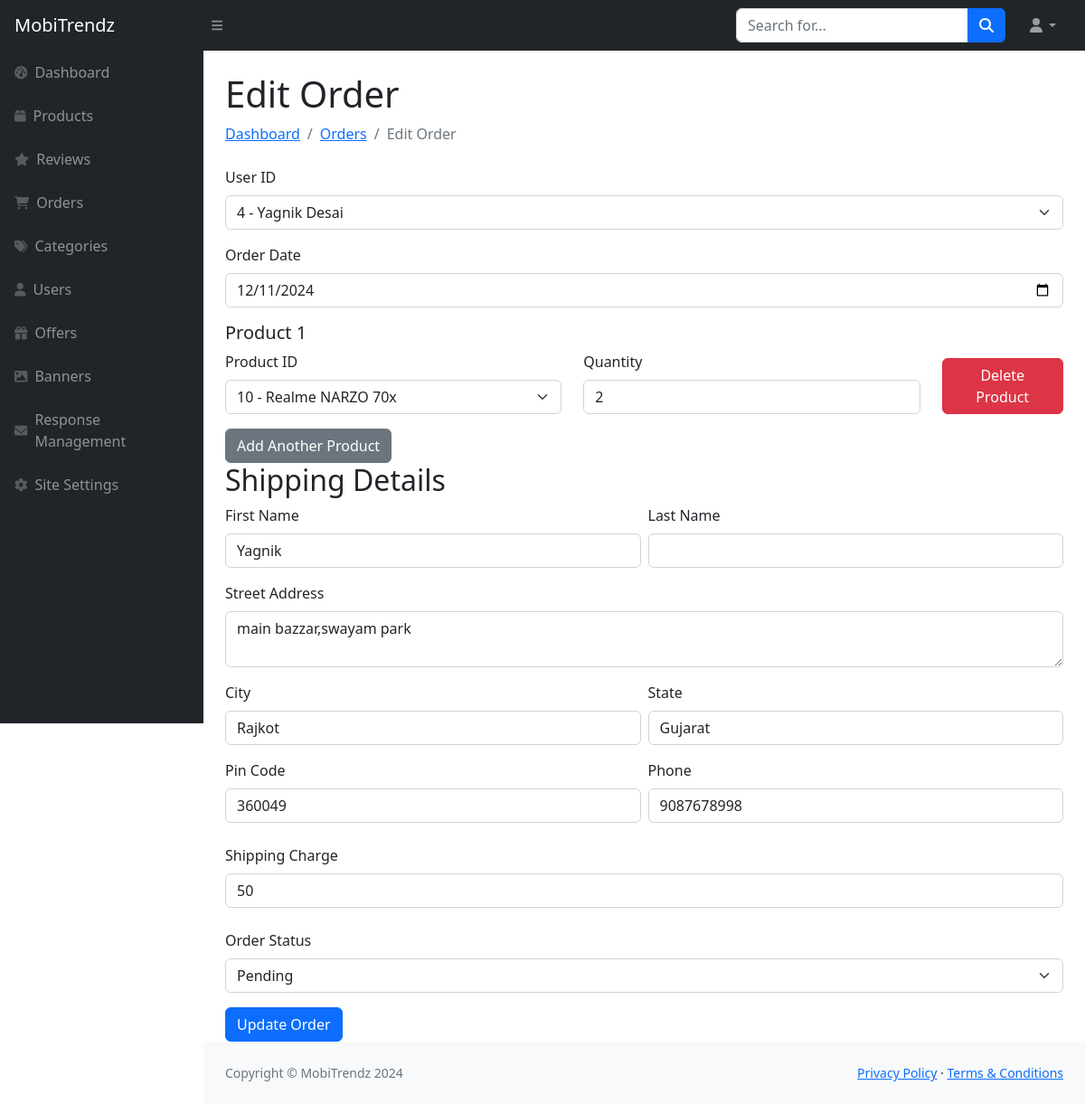
Screenshot of /Admin/update-order.php?order_id=2 with the database file from the repository.
### tables this page shows
CREATE TABLE `order_header_tbl` (
  `Order_Id` int NOT NULL,
  `User_Id` int NOT NULL,
  `Order_Date` datetime NOT NULL,
  `Order_Status` varchar(10) NOT NULL,
  `Shipping_Address_Id` int NOT NULL,
  `Shipping_Charge` float NOT NULL DEFAULT '0',
  `Total` double NOT NULL DEFAULT '0',
  `Payment_Mode` varchar(50) DEFAULT 'Cash on Delivery'
);

CREATE TABLE `user_details_tbl` (
  `User_Id` int NOT NULL,
  `User_Role_Id` int DEFAULT '0',
  `Name` varchar(50) NOT NULL,
  `Password` varchar(20) NOT NULL,
  `Email` varchar(320) NOT NULL,
  `Mobile_No` varchar(20) NOT NULL,
  `Active_Status` tinyint NOT NULL,
  `Profile_Picture` varchar(255) DEFAULT 'default-img.png'
);

CREATE TABLE `order_details_tbl` (
  `Order_Id` int NOT NULL,
  `Product_Id` int NOT NULL,
  `Quantity` int NOT NULL,
  `Price` double NOT NULL,
  `Discount` decimal(10,2) NOT NULL
);

CREATE TABLE `address_details_tbl` (
  `Address_Id` int NOT NULL,
  `User_Id` int NOT NULL,
  `Full_Name` varchar(100) NOT NULL,
  `Address` varchar(200) NOT NULL,
  `City` varchar(50) NOT NULL,
  `State` varchar(50) NOT NULL,
  `Pincode` int NOT NULL,
  `Phone` varchar(15) NOT NULL
);

### Admin/update-order.php (the view, shortened to what this page needs)
<?php include "sidebar.php"; ?>
<div id="layoutSidenav_content">
    <main>
        <div class="container-fluid px-4">
            <div class="d-flex justify-content-between align-items-center mt-4 mb-4">
                <div>
                    <h1>Edit Order</h1>
                    <ol class="breadcrumb mb-0">
                        <li class="breadcrumb-item"><a href="index.php">Dashboard</a></li>
                        <li class="breadcrumb-item"><a href="order-management.php">Orders</a></li>
                        <li class="breadcrumb-item active">Edit Order</li>
                    </ol>
                </div>
            </div>
            <div class="card-body">
                <?php
                if (isset($_GET['order_id'])) {
                    $orderId = $_GET['order_id'];
                    $orderQuery = "SELECT * FROM order_header_tbl WHERE Order_Id = $orderId";
                    $orderResult = mysqli_query($con, $orderQuery);
                    $order = mysqli_fetch_assoc($orderResult);
                    $shippingQuery = "SELECT * FROM address_details_tbl WHERE Address_Id = {$order['Shipping_Address_Id']}";
                    $shippingResult = mysqli_query($con, $shippingQuery);
                    $shippingAddress = mysqli_fetch_assoc($shippingResult);
                    $productsQuery = "SELECT * FROM order_details_tbl WHERE Order_Id = $orderId";
                    $productsResult = mysqli_query($con, $productsQuery);
                    $products = [];
                    while ($row = mysqli_fetch_assoc($productsResult)) {
                        $products[] = $row;
                    }
                ?>
                <form action="" method="POST" onsubmit="return validateAddOrderForm()||event.preventDefault()">
                    <?php
                    $userQuery = "SELECT User_Id, Name FROM user_details_tbl WHERE Active_Status = 1";
                    $userResult = mysqli_query($con, $userQuery);
                    ?>
                    <div class="mb-3">
                        <label for="userId" class="form-label">User ID</label>
                        <select class="form-select" id="userId" name="userId">
                            <?php
                            if (mysqli_num_rows($userResult) > 0) {
                                while ($userRow = mysqli_fetch_assoc($userResult)) {
                                    $userId = $userRow['User_Id'];
                                    $userName = $userRow['Name'];
                                    $isSelected = $userId == $order['User_Id'];
                                    ?>
                                    <option value="<?php echo $userId; ?>" <?php echo $isSelected?'selected':''; ?>><?php echo $userId; ?> - <?php echo $userName; ?></option>
                                    <?php
                                }
                            } else {
                                echo "<option value=''>No users found</option>";
                            }
                            ?>
                        </select>
                    </div>
                    <div class="mb-3">
                        <label for="orderDate" class="form-label">Order Date</label>
                        <input type="date" class="form-control" id="orderDate" name="orderDate" value="<?php echo isset($order['Order_Date']) ? date('Y-m-d', strtotime($order['Order_Date'])) : ''; ?>">
                    </div>
                    <div id="productContainer">
                        <?php
                        if (!empty($products)) {
                            foreach ($products as $index => $product) {
                                $productId = $product['Product_Id'];
                                $quantity = $product['Quantity'];
                                $productCount = $index + 1;
                                $productQuery = "SELECT Product_Id, Product_Name FROM product_details_tbl WHERE is_active = 1";
                                $productResult = mysqli_query($con, $productQuery);
                                ?>
                                <div class="product-entry mb-3">
                                    <h5>Product <?php echo $productCount; ?></h5>
                                    <div class="row align-items-end">
                                        <div class="col-md-5">
                                            <label for="productId<?php echo $productCount; ?>" class="form-label">Product ID</label>
                                            <select class="form-select product-dropdown" id="productId<?php echo $productCount; ?>" name="products[<?php echo $index; ?>][productId]" onchange="updateProductDropdowns()">
                                                <?php
                                                if (mysqli_num_rows($productResult) > 0) {
                                                    mysqli_data_seek($productResult, 0);
                                                    while ($productRow = mysqli_fetch_assoc($productResult)) {
                                                        $prodId = $productRow['Product_Id'];
                                                        $prodName = $productRow['Product_Name'];
                                                        $selected = ($prodId == $productId) ? "selected" : "";
                                                        ?>
                                                        <option value="<?php echo $prodId; ?>" <?php echo $selected; ?>>
                                                            <?php echo $prodId . " - " . $prodName; ?>
                                                        </option>
                                                        <?php
                                                    }
                                                } else {
                                                    echo "<option value=''>No products found</option>";
                                                }
                                                ?>
                                            </select>
                                        </div>
                                        <div class="col-md-5">
                                            <label for="quantity<?php echo $productCount; ?>" class="form-label">Quantity</label>
                                            <input type="number" class="form-control" id="quantity<?php echo $productCount; ?>" name="products[<?php echo $index; ?>][quantity]" min="1" value="<?php echo $quantity; ?>">
                                        </div>
                                        <div class="col-md-2">
                                            <button type="button" class="btn btn-danger mt-2 deleteProductBtn" onclick="removeProduct(this)">Delete Product</button>
                                        </div>
                                    </div>
                                </div>
                                <?php
                            }
                        } else {
                            echo "<p>No products found for this order.</p>";
                        }
                        ?>
                    </div>
                    <button type="button" class="btn btn-secondary" id="addProductBtn">Add Another Product</button>
                    <div id="shippingDetailsSection" class="mb-4">
                        <h2>Shipping Details</h2>
                        <div class="row g-5">
                            <div class="col-md-12">
                                <div class="row gx-2 gy-3">
                                    <div class="col-12 col-sm-6">
                                        <label for="shippingFirstName" class="form-label d-block">First Name</label>
                                        <input type="text" id="shippingFirstName" name="shippingFirstName" class="form-control" value="<?php echo explode(' ', $shippingAddress['Full_Name'])[0]; ?>">
                                    </div>
                                    <div class="col-12 col-sm-6">
                                        <label for="shippingLastName" class="form-label d-block">Last Name</label>
                                        <input type="text" id="shippingLastName" name="shippingLastName" class="form-control" value="<?php echo explode(' ', $shippingAddress['Full_Name'])[1]; ?>">
                                    </div>
                                    <div class="col-12 col-sm-12">
                                        <label for="shippingAddress" class="form-label d-block">Street Address</label>
                                        <textarea id="shippingAddress" name="shippingAddress" class="form-control" rows="2"><?php echo $shippingAddress['Address']; ?></textarea>
                                    </div>
                                    <div class="col-12 col-sm-6">
                                        <label for="shippingCity" class="form-label d-block">City</label>
                                        <input type="text" id="shippingCity" name="shippingCity" class="form-control" value="<?php echo $shippingAddress['City']; ?>">
                                    </div>
                                    <div class="col-12 col-sm-6">
                                        <label for="shippingState" class="form-label d-block">State</label>
                                        <input type="text" id="shippingState" name="shippingState" class="form-control" value="<?php echo $shippingAddress['State']; ?>">
                                    </div>
                                    <div class="col-12 col-sm-6">
                                        <label for="shippingPinCode" class="form-label d-block">Pin Code</label>
                                        <input type="text" id="shippingPinCode" name="shippingPinCode" class="form-control" value="<?php echo $shippingAddress['Pincode']; ?>">
                                    </div>
                                    <div class="col-12 col-sm-6">
                                        <label for="shippingPhone" class="form-label d-block">Phone</label>
                                        <input type="text" id="shippingPhone" name="shippingPhone" class="form-control" value="<?php echo $shippingAddress['Phone']; ?>">
                                    </div>
                                </div>
                            </div>
                        </div>
                    </div>
                    <div class="mb-3 mt-4">
                        <label for="shippingCharge" class="form-label">Shipping Charge</label>
                        <input type="number" step="0.01" id="shippingCharge" name="shippingCharge" class="form-control" placeholder="Enter shipping charge" value="<?php echo $order["Shipping_Charge"]; ?>">
                    </div>
                    <div class="mb-3 mt-4">
                        <label for="orderStatus" class="form-label">Order Status</label>
                        <select class="form-select" id="orderStatus" name="orderStatus">
                            <option value="Pending" <?php echo ($order['Order_Status'] == 'Pending') ? 'selected' : ''; ?>>Pending</option>
                        </select>
                    </div>
                    <button type="submit" name="update-order" class="btn btn-primary">Update Order</button>
                </form>
                <?php } else {
                    echo "<p>Invalid order ID.</p>";
                } ?>
            </div>
        </div>
    </main>
<?php include "footer.php"; ?>

### rows the page displays
order_header_tbl: userId "4 - Yagnik Desai", orderDate "12/11/2024", shippingCharge "50", orderStatus "Pending"
order_details_tbl: productCount "1", Quantity "2"
address_details_tbl: shippingFirstName "Yagnik", shippingAddress "main bazzar,swayam park", shippingCity "Rajkot", shippingState "Gujarat", shippingPinCode "360049", shippingPhone "9087678998"

### other values shown
form field value "10 - Realme NARZO 70x"
